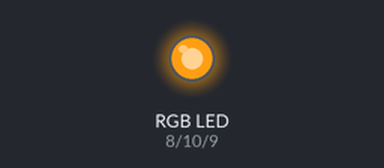
This sketch was run on a simulated Arduino Uno, built with avr-gcc and run on an emulated ATmega328P. Parts: an RGB LED mixed from three pins (HIGH = lit). Dim RGB values are drawn brighter than linear; random numbers use the default seed unless the sketch sets one.

Above: at 0.15 s.
At 4.95 s:
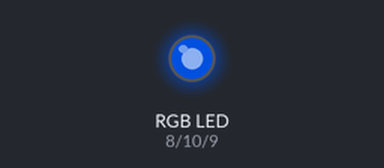
At 10.06 s:
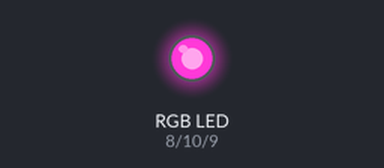
At 19.97 s:
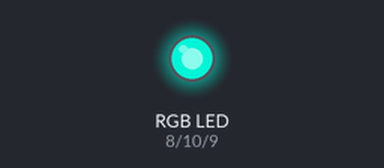
At 29.88 s:
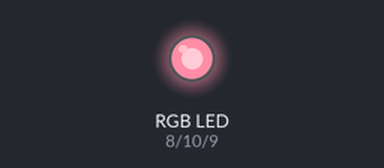
At 39.79 s:
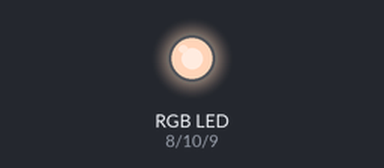
Timing chart, 0 to 40.0 s (numbered marks = the images above):
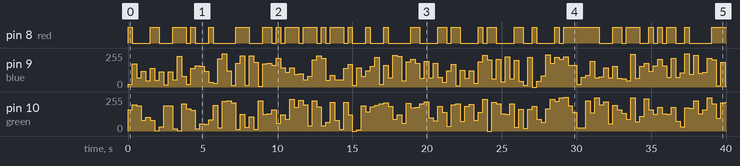

The sketch:

5_project.ino
```cpp
int green = 10;
int blue = 9;
int red = 8;
void setup() {
  // put your setup code here, to run once:
  pinMode(green, OUTPUT);
  pinMode(blue, OUTPUT);
  pinMode(red, OUTPUT);
}
void color(int g, int b, int r){
  analogWrite(red, r);
  analogWrite(green, g);
  analogWrite(blue, b);
}
void loop() {
  // put your main code here, to run repeatedly:
  color(random(0, 255), random(0, 255), random(0, 255));
  delay(300);
}
```

Measured:
- by itself, pin 8 (red): LOW → HIGH at 0.00 s, → LOW 0.30 s later, → HIGH 1.2 s later, → LOW 0.60 s later, … (61 changes in this stretch)
- by itself, pin 9 (blue): 0/255 → 19/255 at 0.00 s, → 175/255 0.30 s later, → 68/255 0.30 s later, → 120/255 0.30 s later, … (134 changes in this stretch)
- by itself, pin 10 (green): 0/255 → 158/255 at 0.00 s, → 197/255 0.30 s later, → 188/255 0.30 s later, → 80/255 0.30 s later, … (134 changes in this stretch)
